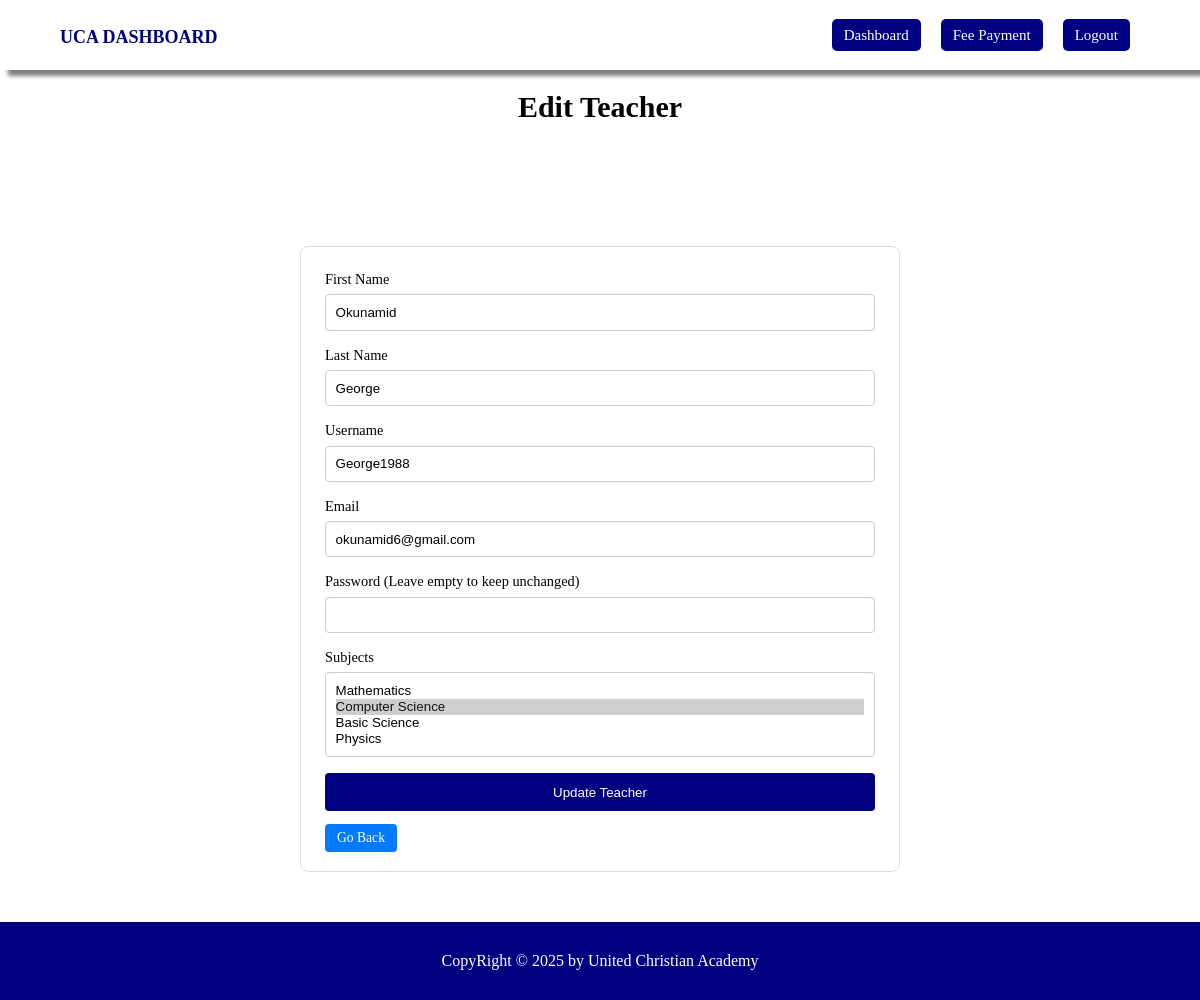
The page /teachers/edit/2/ on the database its author committed.
### schoolapp/models.py (models this page shows, shortened)
class Teacher(models.Model):
    user_profile = models.OneToOneField(User, on_delete=models.CASCADE, related_name='teacher_profile')
    subjects = models.ManyToManyField(Subject, related_name='assigned_teachers')  # Renamed reverse relation
    date_of_joining = models.DateTimeField(auto_now_add=True)

class User(AbstractUser):
    STATUS = (
        ('admin', 'Admin'),
        ('teacher', 'Teacher'),
        ('cashier', 'Cashier'),
        ('student', 'Student'),
    )
    role = models.CharField(max_length=20, choices=STATUS, default='student')

class Subject(models.Model):
    name = models.CharField(max_length=100)
    description = models.TextField(null=True, blank=True)
    teacher = models.ForeignKey('Teacher', on_delete=models.SET_NULL, null=True, blank=True, related_name='taught_subjects')  # Renamed reverse relation

### schoolapp/views.py (the view, shortened to what this page needs)
# urls.py: path('teachers/edit/<int:id>/', views.update_teacher, name='teacher_edit'),
def update_teacher(request, id):
    teacher = get_object_or_404(Teacher, id=id)  # Fetch the teacher object
    user = teacher.user_profile  # Get associated user object
    subjects = Subject.objects.all()  # All subjects for the select field
    return render(request, 'dashboard/update_teacher.html', {
        'teacher': teacher,
        'subjects': subjects,
    })

### templates/dashboard/update_teacher.html (shortened to what this page needs)
{% extends 'dashboard/base.html' %}
{% block content %}
<div class="container">
    <h1>Edit Teacher</h1>
    <div class="form-wrapper">
        <form class="responsive-form" action="{% url 'teacher_edit' id=teacher.id %}" method="POST">
            <div class="form-group">
                <label>First Name</label>
                <input type="text" name="first_name" value="{{ teacher.user_profile.first_name }}" required>
            </div>
            <div class="form-group">
                <label>Last Name</label>
                <input type="text" name="last_name" value="{{ teacher.user_profile.last_name }}" required>
            </div>
            <div class="form-group">
                <label>Username</label>
                <input type="text" name="username" value="{{ teacher.user_profile.username }}" required>
            </div>
            <div class="form-group">
                <label>Email</label>
                <input type="email" name="email" value="{{ teacher.user_profile.email }}" required>
            </div>
            <div class="form-group">
                <label>Password (Leave empty to keep unchanged)</label>
                <input type="password" name="password">
            </div>
            <div class="form-group">
                <label>Subjects</label>
                <select name="subjects" multiple required>
                    {% for subject in subjects %}
                    <option value="{{ subject.id }}" {% if subject in teacher.subjects.all %}selected{% endif %}>
                        {{ subject.name }}
                    </option>
                    {% endfor %}
                </select>
            </div>
            <button type="submit" class="submit-btn">Update Teacher</button>
            <br><br>
            <a href="{% url 'teacher_list' %}" class="btn view">Go Back</a>
        </form>
    </div>
</div>
{% endblock content %}

### schoolapp/static/dashboard/css/styles.css (style rules this page uses)
* { margin: 0; padding: 0; box-sizing: border-box; }
.container { width: 80%; margin: 40px auto; }
.container h1 { text-align: center; font-size: 30px; margin-bottom: 20px; font-weight: bold; margin-top: 90px; }
.table-wrapper, .form-wrapper { display: flex; justify-content: center; margin: 2rem 0; }
.btn { padding: 0.4rem 0.75rem; text-decoration: none; border-radius: 4px; font-size: 0.85rem; color: #fff; }
.view { background-color: #007bff; }
.responsive-form { width: 100%; max-width: 600px; border: 1px solid #ddd; padding: 1.5rem; border-radius: 8px; margin-top: 90px; }
.form-group { display: flex; flex-direction: column; margin-bottom: 1rem; }
.form-group label { margin-bottom: 0.4rem; font-size: 0.9rem; }
.form-group input, .form-group select { padding: 0.6rem; border: 1px solid #ccc; border-radius: 4px; }
.submit-btn { width: 100%; padding: 0.7rem; border: none; background-color: navy; color: #fff; border-radius: 4px; cursor: pointer; }

### rows shown on the page
Teacher: first_name "Okunamid", last_name "George", username "George1988", email "okunamid6@gmail.com", subjects "Mathematics / Computer Science ☑ / Basic Science / Physics"
